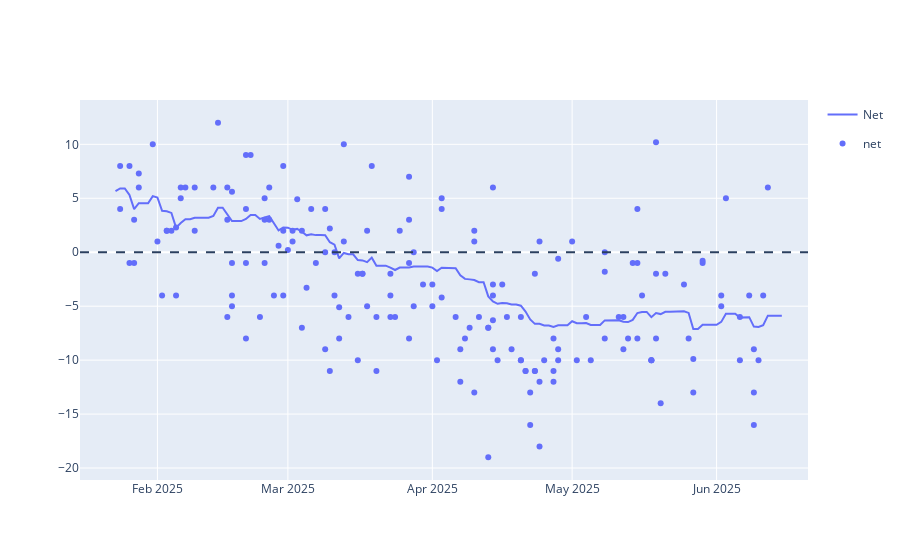

This figure's notebook cell:
### Code cell
line = px.line(approval_avg, x='Date', y=['Net'])
scatter = px.scatter(polls_df[polls_df['end_date'] >= pd.to_datetime('2025-01-24')], x='end_date', y=['net'])
                     #trendline='lowess', trendline_options=dict(frac=0.2))
fig = go.Figure(data=line.data + scatter.data)
fig.add_hline(y=0, line_dash='dash')
fig.show()

### Figure 1 — Plotly figure (JSON) as saved in the notebook; plotly's stock layout.template omitted (floating-point values rounded to 4 significant figures; data arrays with more than 128 entries replaced by an {"elided": "..."} marker saying what was removed)
{"data": [{"hovertemplate": "variable=Net<br>Date=%{x}<br>value=%{y}<extra></extra>", "legendgroup": "Net", "line": {"color": "#636efa", "dash": "solid"}, "marker": {"symbol": "circle"}, "mode": "lines", "name": "Net", "orientation": "v", "showlegend": true, "type": "scatter", "x": {"elided": "144 str values"}, "xaxis": "x", "y": {"elided": "144 float values"}, "yaxis": "y"}, {"hovertemplate": "variable=net<br>end_date=%{x}<br>value=%{y}<extra></extra>", "legendgroup": "net", "marker": {"color": "#636efa", "symbol": "circle"}, "mode": "markers", "name": "net", "orientation": "v", "showlegend": true, "type": "scatter", "x": {"elided": "177 str values"}, "xaxis": "x", "y": {"elided": "177 float values"}, "yaxis": "y"}], "layout": {"shapes": [{"line": {"dash": "dash"}, "type": "line", "x0": 0, "x1": 1, "xref": "x domain", "y0": 0, "y1": 0, "yref": "y"}]}}
